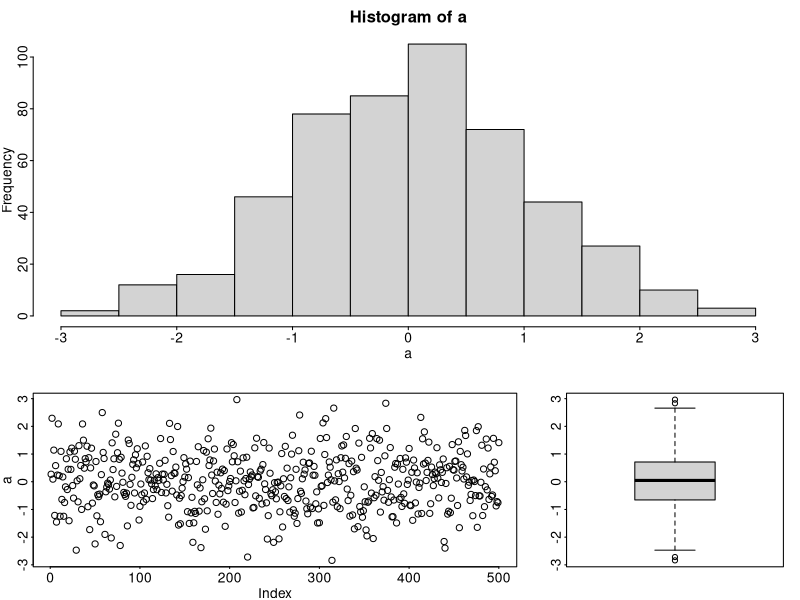

The R script that drew this image:
## ---- chunk 1
knitr::opts_chunk$set(echo = TRUE)
## ---- chunk 2
par(mar = c(2, 2, 2, 1),
    mgp = c(1.1, 0.15, 0),
    tck = -0.01)
a <- rnorm(500)
layout(mat = matrix(c(2, 2,
                      1, 3), 2, byrow = TRUE),
       widths = c(2, 1),
       heights = c(3, 2))
plot(a)
hist(a)
boxplot(a)
## ---- chunk 3
## Begin solution

## End solution
## ---- chunk 4
## Begin solution

## End solution
## ---- chunk 5
## Begin solution

## End solution
## ---- chunk 6
## Begin solution

## End solution
